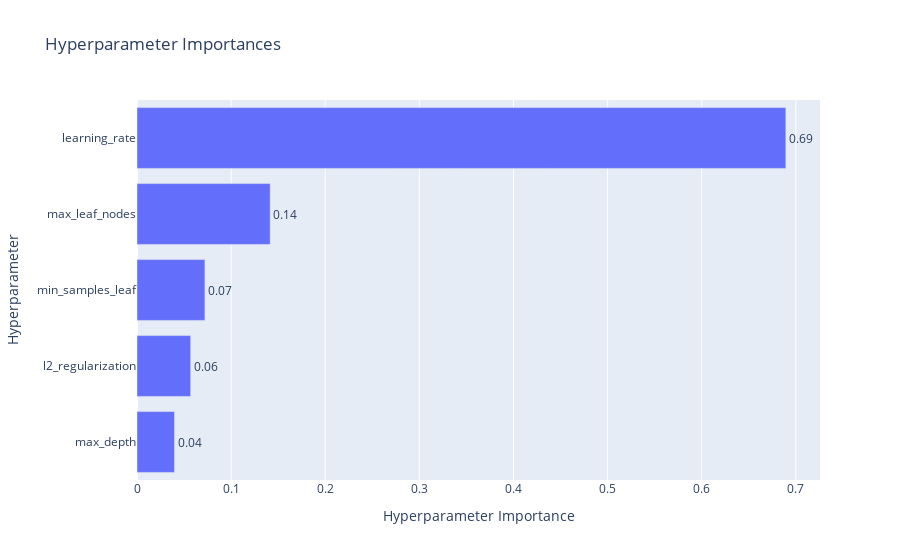

Write notebook code for a chart like this one.
### Code cell
# Plot parameter importances
plot_param_importances(study)

### Figure 1 — Plotly figure (JSON) as saved in the notebook; plotly's stock layout.template omitted (floating-point values rounded to 4 significant figures)
{"data": [{"cliponaxis": false, "hovertemplate": ["max_depth (IntDistribution): 0.03986800136999212<extra></extra>", "l2_regularization (FloatDistribution): 0.05703553445135338<extra></extra>", "min_samples_leaf (IntDistribution): 0.07218016042380451<extra></extra>", "max_leaf_nodes (IntDistribution): 0.1415160400279641<extra></extra>", "learning_rate (FloatDistribution): 0.6894002637268859<extra></extra>"], "name": "Objective Value", "orientation": "h", "text": ["0.04", "0.06", "0.07", "0.14", "0.69"], "textposition": "outside", "type": "bar", "x": [0.03987, 0.05704, 0.07218, 0.1415, 0.6894], "y": ["max_depth", "l2_regularization", "min_samples_leaf", "max_leaf_nodes", "learning_rate"]}], "layout": {"title": {"text": "Hyperparameter Importances"}, "xaxis": {"title": {"text": "Hyperparameter Importance"}}, "yaxis": {"title": {"text": "Hyperparameter"}}}}
